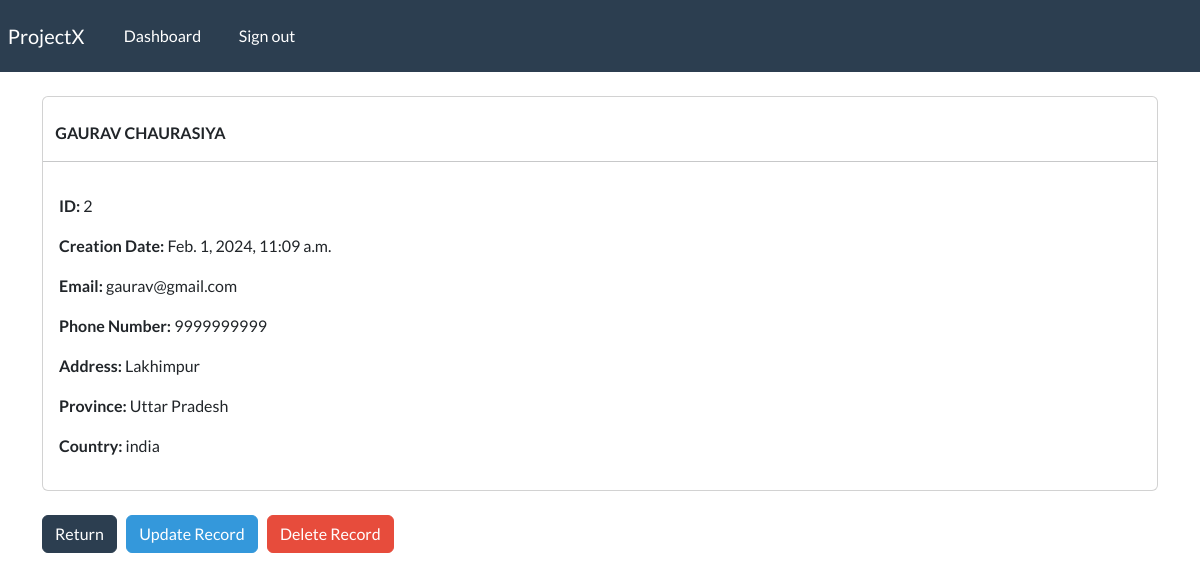
The page /record/2 (signed in) on the database its author committed.
### webapp/models.py (models this page shows, shortened)
class Record(models.Model):
    creation_date = models.DateTimeField(auto_now_add = True)
    first_name = models.CharField(max_length = 100)
    last_name = models.CharField(max_length = 100)
    email = models.CharField(max_length = 250)
    phone_number = models.CharField(max_length = 30)
    address = models.CharField(max_length = 200)
    province = models.CharField(max_length = 200)
    country = models.CharField(max_length = 200)

### webapp/views.py (the view)
# urls.py: path('record/<int:pk>',singular_view_record,name = 'record'),
@login_required(login_url='login')
def singular_view_record(request,pk):
    all_records = Record.objects.get(id = pk)
    context = {'record':all_records}
    return render(request,'webapp/view-record.html',context=context)

### webapp/templates/webapp/view-record.html (shortened to what this page needs)
{%extends 'webapp/base.html' %}
{% block content %}
    <div class='card'>
        <strong>
            <br>
            {{record.first_name|upper}}
            {{record.last_name|upper}}
        </strong>
        <hr>
        <div class="card-body">
            <p> <strong> ID: </strong> {{record.id}} </p>
            <p> <strong> Creation Date: </strong> {{record.creation_date}} </p>
            <p> <strong> Email: </strong> {{record.email}} </p>
            <p> <strong> Phone Number: </strong> {{record.phone_number}} </p>
            <p> <strong> Address: </strong> {{record.address}} </p>
            <p> <strong> Province: </strong> {{record.province}} </p>
            <p> <strong> Country: </strong> {{record.country}} </p>
        </div>
    </div>
    <br>
    <a href="{% url 'dashboard' %}" class="btn btn-primary">Return</a>
    <a href="{% url 'update_record' record.id %}" class="btn btn-info">Update Record</a>
    <a href="{% url 'delete_record' record.id %}" class="btn btn-danger">Delete Record</a>
{% endblock %}

### rows shown on the page
Record: first_name "GAURAV", last_name "CHAURASIYA", id "2", creation_date "Feb. 1, 2024, 11:09 a.m.", email "gaurav@gmail.com", phone_number "9999999999", address "Lakhimpur", province "Uttar Pradesh", country "india"
